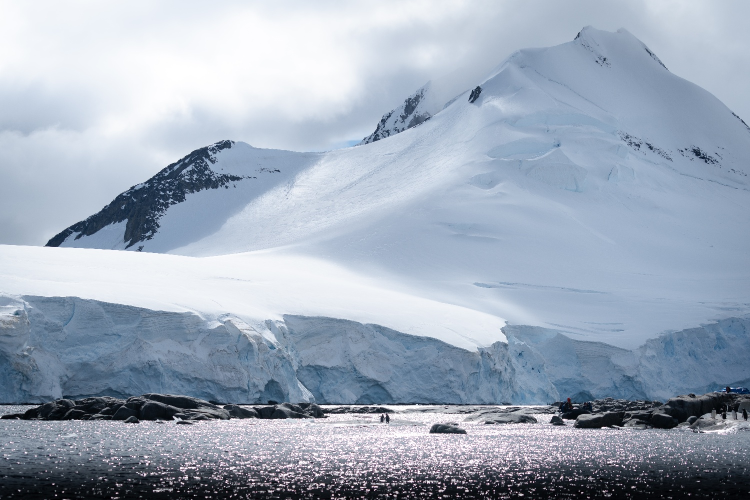
#> input picture images/TN-T38-unsplash.jpg, 1500 x 1000 px (shown at 1/2 size)
$ python resize.py
#> lines starting #> are read from the running program, lines starting #| are printed output that depends on the picture
import cv2 as cv

# 读入原图片
img = cv.imread('TN-T38-unsplash.jpg')
#> img is the input picture: shape (1000, 1500, 3); mean B, G, R 185.7, 169.7, 157.8
# 打印出图片尺寸
print(img.shape)
#| (1000, 1500, 3)
# 将图片高和宽分别赋值给x，y
x, y = img.shape[0:2]
#> x = 1000; y = 1500

# 显示原图
cv.imshow('OriginalPicture', img)

# 缩放到原来的二分之一，输出尺寸格式为（宽，高）
img_test1 = cv.resize(img, (int(y / 2), int(x / 2)))
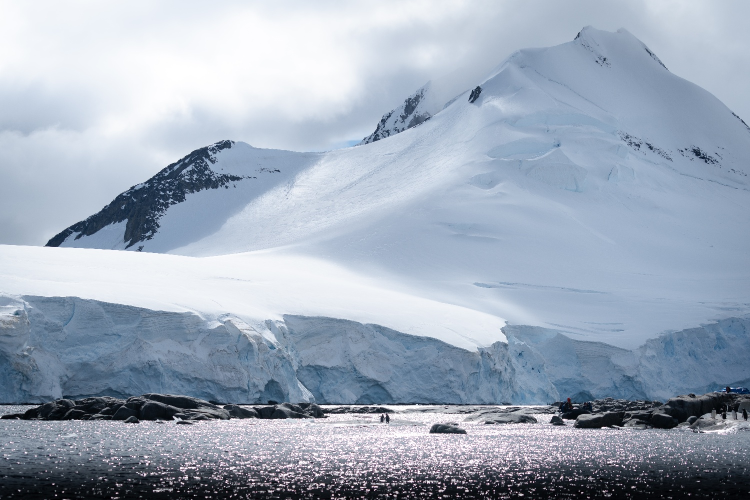
#> img_test1: shape (500, 750, 3); mean B, G, R 185.8, 169.8, 157.9
cv.imshow('resize0', img_test1)
cv.waitKey()

# 最近邻插值法缩放
# 缩放到原来的四分之一
img_test2 = cv.resize(img, (0, 0), fx=0.25, fy=0.25, interpolation=cv.INTER_NEAREST)
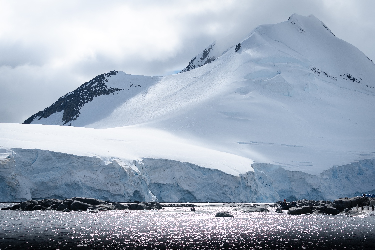
#> img_test2: shape (250, 375, 3); mean B, G, R 186, 169.9, 158
cv.imshow('resize1', img_test2)
cv.imwrite('TN-T38-unsplash.jpg', img_test2)
cv.waitKey()
cv.destroyAllWindows()

$ run again, with images/AI修复.jpg copied over images/TN-T38-unsplash.jpg
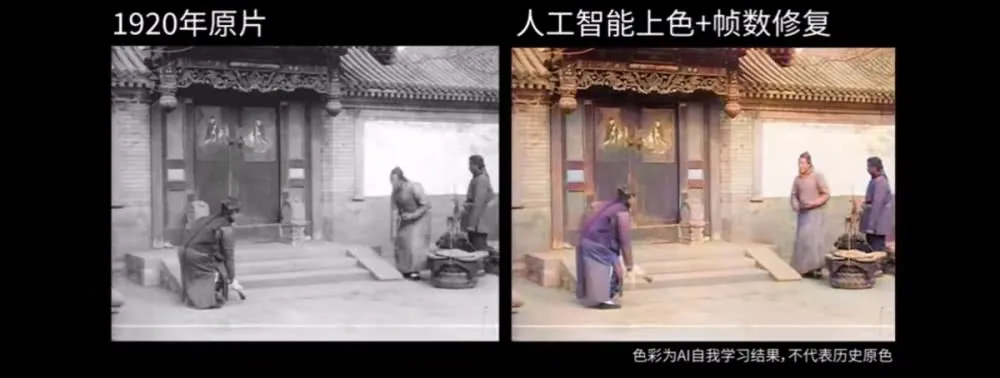
#> input picture images/AI修复.jpg, 1000 x 378 px
#> img is the input picture: shape (378, 1000, 3); mean B, G, R 91, 92.7, 102.3
#| (378, 1000, 3)
#> `img_test1 = cv.resize(img, (int(y / 2), int(x / 2)))`:
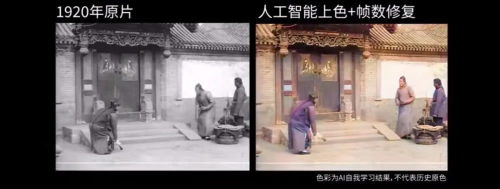
#> img_test1: shape (189, 500, 3); mean B, G, R 91.1, 92.8, 102.4
#> `img_test2 = cv.resize(img, (0, 0), fx=0.25, fy=0.25, interpolation=cv...`:
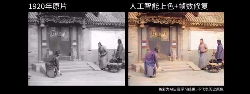
#> img_test2: shape (94, 250, 3); mean B, G, R 91.8, 93.5, 103.2
